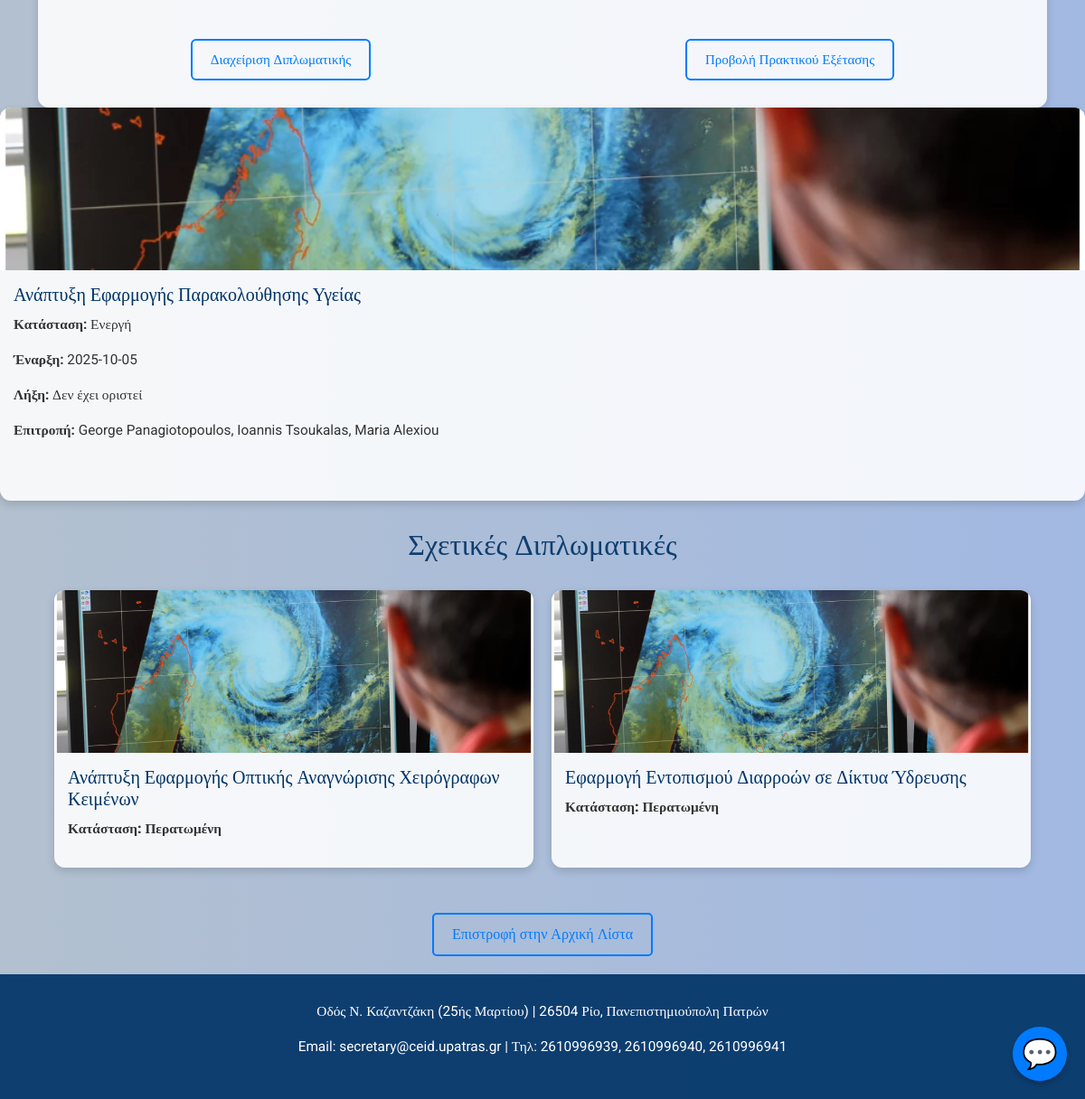
The app's page /student/student_home.php (signed in, lower part), older data.
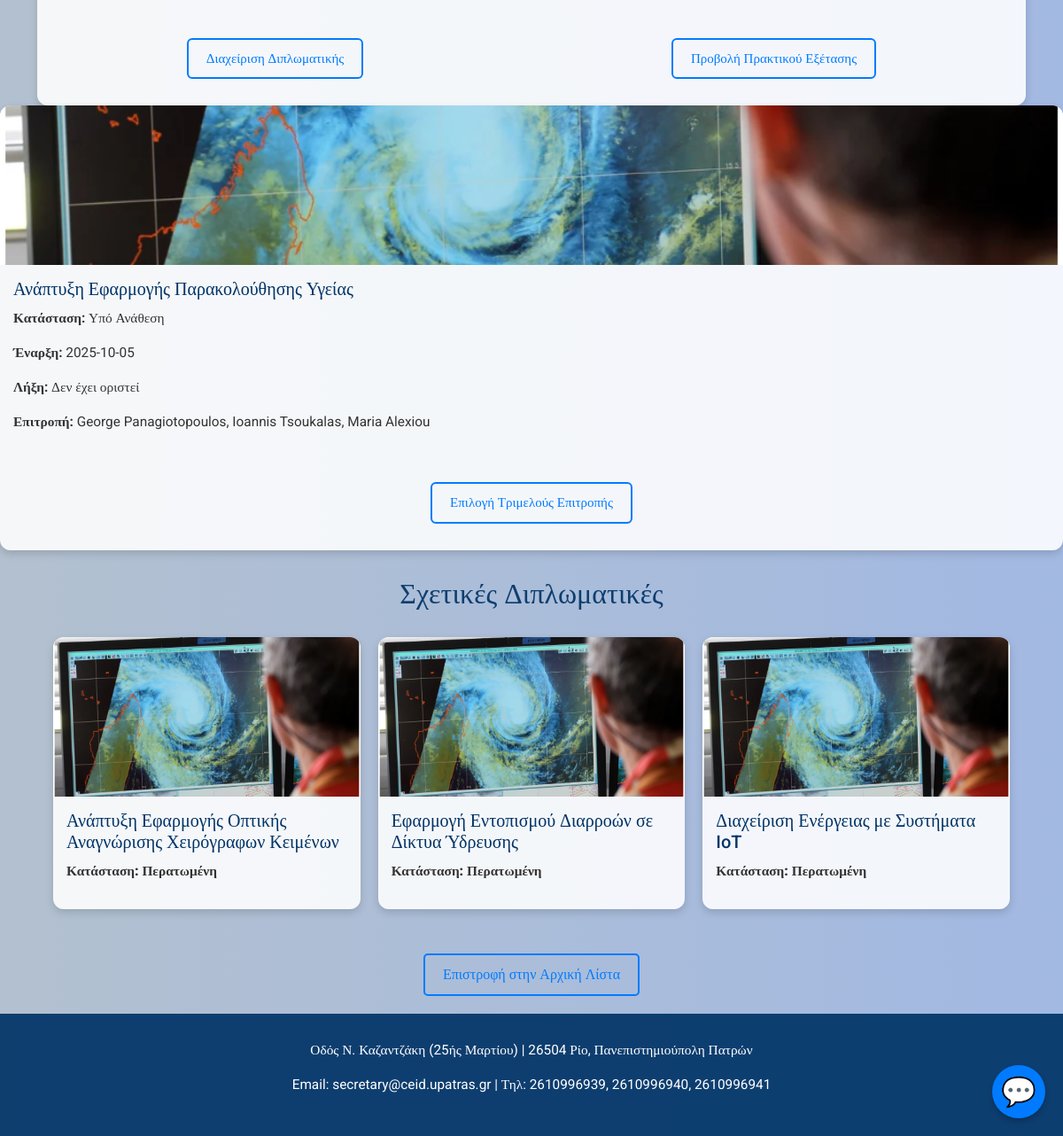
The same page, newer data.
### tables this page shows
CREATE TABLE `theses` (
  `thesis_id` int(11) NOT NULL,
  `title` varchar(255) NOT NULL,
  `description` text DEFAULT NULL,
  `status` enum('Υπό Ανάθεση','Ενεργή','Υπό Εξέταση','Περατωμένη','Ακυρωμένη') NOT NULL,
  `start_date` date DEFAULT NULL,
  `cancel_gs_year` int(11) DEFAULT NULL,
  `assign_gs_year` int(11) DEFAULT NULL,
  `cancel_gs_number` int(11) DEFAULT NULL,
  `assign_gs_number` int(11) DEFAULT NULL,
  `end_date` date DEFAULT NULL,
  `final_grade` decimal(3,2) DEFAULT NULL,
  `student_id` int(11) DEFAULT NULL,
  `supervisor_id` int(11) DEFAULT NULL,
  `repository_link` varchar(255) DEFAULT NULL,
  `cancellation_reason` text DEFAULT NULL,
  `cancellation_ga_number` varchar(50) DEFAULT NULL,
  `cancellation_ga_year` int(11) DEFAULT NULL,
  `approval_gs_number` varchar(20) DEFAULT NULL,
  `links` longtext DEFAULT '[]' CHECK (json_valid(`links`)),
  `topic_pdf` varchar(255) DEFAULT NULL
);

### student/student_home.php (the view, shortened to what this page needs)
<?php
$dsn = "mysql:host=localhost;dbname=vasst";
$dbusername = "root";
$dbpassword = "";
try {
    $pdo = new PDO($dsn, $dbusername, $dbpassword);
    $pdo->setAttribute(PDO::ATTR_ERRMODE, PDO::ERRMODE_EXCEPTION);
    $email = $_SESSION['email'];
    $stmt = $pdo->prepare("SELECT student_id FROM students s JOIN users u ON s.student_id = u.user_id WHERE u.email = ?");
$stmt->execute([$email]);
$studentRow = $stmt->fetch(PDO::FETCH_ASSOC);
$student_id = $studentRow['student_id'];
$stmt = $pdo->prepare("
    SELECT
        t.thesis_id,
        t.title,
        t.status,
        t.start_date,
        t.end_date,
        GROUP_CONCAT(DISTINCT CONCAT(p.name, ' ', p.surname) SEPARATOR ', ') AS committee_members
    FROM theses t
    LEFT JOIN committees c ON t.thesis_id = c.thesis_id
    LEFT JOIN professors p ON p.professor_id IN (c.supervisor_id, c.member1_id, c.member2_id)
    WHERE t.student_id = :student_id
    GROUP BY t.thesis_id
");
$stmt->execute(['student_id' => $student_id]);
    $theses = $stmt->fetchAll(PDO::FETCH_ASSOC);
    $stmt = $pdo->prepare("SELECT thesis_id, title, status FROM theses WHERE student_id != :student_id AND status = 'Περατωμένη' LIMIT 3");
    $stmt->execute(['student_id' => $student_id]);
    $recommendedTheses = $stmt->fetchAll(PDO::FETCH_ASSOC);
} catch (PDOException $e) {
    echo "Σφάλμα: " . $e->getMessage();
}
?>
<!DOCTYPE html>
<html lang="el">
<head>
    <link href="https://cdn.jsdelivr.net/npm/bootstrap@5.3.0/dist/css/bootstrap.min.css" rel="stylesheet">
</head>
<body>
<div class="container">
<div class="thesis-grid">
    <?php foreach ($theses as $thesis): ?>
        <div class="thesis-card" onclick="window.location.href='view_student.php?thesis_id=<?php echo $thesis['thesis_id']; ?>';">
            <div class="thesis-image">
                <img src="weather_forecast.png" alt="Thesis Cover">
            </div>
            <div class="thesis-content">
                <h3><?php echo htmlspecialchars($thesis['title']); ?></h3>
                <p><strong>Κατάσταση:</strong> <?php echo htmlspecialchars($thesis['status']); ?></p>
                <p><strong>Έναρξη:</strong> <?php echo htmlspecialchars($thesis['start_date']); ?></p>
                <p><strong>Λήξη:</strong> <?php echo $thesis['end_date'] ? htmlspecialchars($thesis['end_date']) : 'Δεν έχει οριστεί'; ?></p>
                <p><strong>Επιτροπή:</strong> <?php echo htmlspecialchars($thesis['committee_members']); ?></p>
            </div>
           <?php
  $status = trim($thesis['status'] ?? '');
  $tid    = (int)$thesis['thesis_id'];
?>
<div class="action-buttons" style="margin-top: 15px;">
  <?php if ($status === 'Υπο Αναθεση' || $status === 'Υπό Ανάθεση'): ?>
    <a onclick="event.stopPropagation();"
       href="epilogitrimelousepitropis.php?thesis_id=<?= $tid ?>"
       class="action-button blue">Επιλογή Τριμελούς Επιτροπής</a>
  <?php elseif ($status === 'Υπο Εξέταση' || $status === 'Υπό Εξέταση'): ?>
    <a onclick="event.stopPropagation();"
       href="student_action.php?thesis_id=<?= $tid ?>"
       class="action-button blue">Διαχείριση Διπλωματικής</a>
    <a onclick="event.stopPropagation();"
       href="thesis_exam_report.php?thesis_id=<?= $tid ?>"
       class="action-button blue">Προβολή Πρακτικού Εξέτασης</a>
  <?php elseif ($status === 'Περατωμένη'): ?>
    <a onclick="event.stopPropagation();"
       href="thesis_exam_report.php?thesis_id=<?= $tid ?>"
       class="action-button blue">Προβολή Πρακτικού Εξέτασης</a>
  <?php endif; ?>
</div>
</div>
        </div>
    <?php endforeach; ?>
<div style="margin: 30px auto; width: 90%; max-width: 1200px; font-weight: bold;">
    <h2 class="text-center mb-4" style="color:rgba(0, 51, 102, 0.92);">Σχετικές Διπλωματικές</h2>
    <div class="thesis-grid">
        <?php foreach ($recommendedTheses as $thesis): ?>
            <div class="thesis-card" onclick="window.location.href='view_student.php?thesis_id=<?php echo $thesis['thesis_id']; ?>';">
                <div class="thesis-image">
                    <img src="weather_forecast.png" alt="Thesis Image">
                </div>
                <div class="thesis-content">
                    <h3><?php echo htmlspecialchars($thesis['title']); ?></h3>
                    <p><strong>Κατάσταση:</strong> <?php echo htmlspecialchars($thesis['status']); ?></p>
                </div>
            </div>
        <?php endforeach; ?>
    </div>
</div>
<?php if (!empty($theses)): ?>
    <div class="back-to-list-container">
        <a href="student_home.php" class="back-to-list-button">Επιστροφή στην Αρχική Λίστα</a>
    </div>
<?php endif; ?>
<div id="chatbot-toggle" onclick="toggleChatbot()">💬</div>
<footer>
    <p>Οδός Ν. Καζαντζάκη (25ής Μαρτίου) | 26504 Ρίο, Πανεπιστημιούπολη Πατρών</p>
    <p>Email: secretary@ceid.upatras.gr | Τηλ: 2610996939, 2610996940, 2610996941</p>
</footer>
</body>
</html>

Row changes from the older to the newer data that the page shows:
changed theses "Ανάπτυξη Εφαρμογής Παρακολούθησης Υγείας": status "Ενεργή" → "Υπό Ανάθεση"; now shows "Επιλογή Τριμελούς Επιτροπής"
now on this page (row edited): theses: title "Διαχείριση Ενέργειας με Συστήματα IoT", status "Περατωμένη", shown under "Σχετικές Διπλωματικές"
